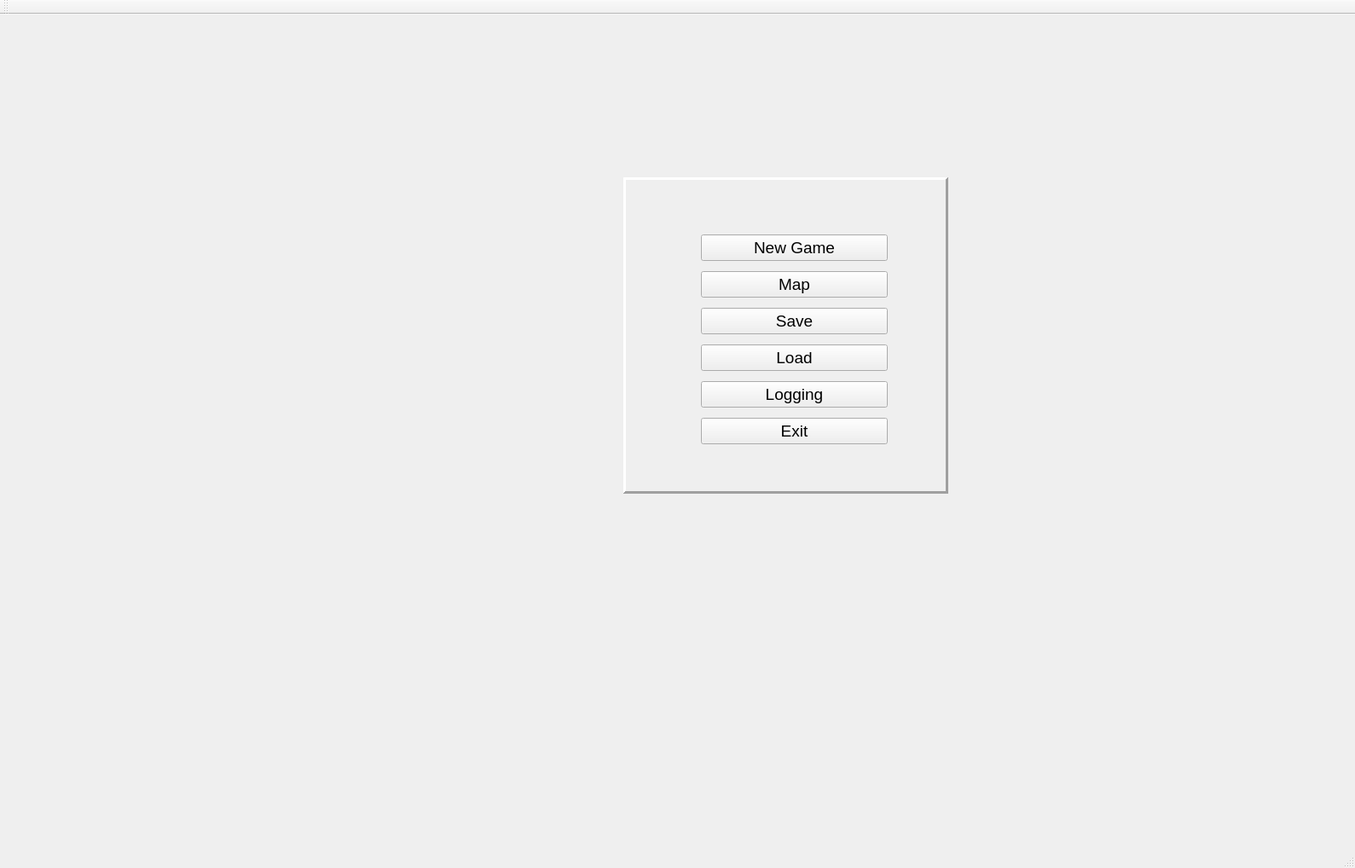
<?xml version="1.0" encoding="UTF-8"?>
<ui version="4.0">
 <class>MainWindow</class>
 <widget class="QMainWindow" name="MainWindow">
  <property name="geometry">
   <rect>
    <x>0</x>
    <y>0</y>
    <width>1589</width>
    <height>1018</height>
   </rect>
  </property>
  <property name="minimumSize">
   <size>
    <width>800</width>
    <height>600</height>
   </size>
  </property>
  <property name="windowTitle">
   <string>MainWindow</string>
  </property>
  <widget class="QWidget" name="centralWidget">
   <layout class="QHBoxLayout" name="horizontalLayout_2">
    <item>
     <widget class="QStackedWidget" name="stackedWidget">
      <property name="currentIndex">
       <number>0</number>
      </property>
      <widget class="QWidget" name="pageMenu">
       <widget class="QFrame" name="frameMenu">
        <property name="geometry">
         <rect>
          <x>720</x>
          <y>180</y>
          <width>381</width>
          <height>371</height>
         </rect>
        </property>
        <property name="frameShape">
         <enum>QFrame::Panel</enum>
        </property>
        <property name="frameShadow">
         <enum>QFrame::Raised</enum>
        </property>
        <property name="lineWidth">
         <number>3</number>
        </property>
        <widget class="QWidget" name="layoutWidget">
         <property name="geometry">
          <rect>
           <x>80</x>
           <y>50</y>
           <width>241</width>
           <height>281</height>
          </rect>
         </property>
         <layout class="QVBoxLayout" name="verticalLayout">
          <item>
           <widget class="QPushButton" name="buttonNewGame">
            <property name="font">
             <font>
              <pointsize>14</pointsize>
             </font>
            </property>
            <property name="text">
             <string>New Game</string>
            </property>
           </widget>
          </item>
          <item>
           <widget class="QPushButton" name="buttonMap">
            <property name="font">
             <font>
              <pointsize>14</pointsize>
             </font>
            </property>
            <property name="text">
             <string>Map</string>
            </property>
           </widget>
          </item>
          <item>
           <widget class="QPushButton" name="buttonSave">
            <property name="font">
             <font>
              <pointsize>14</pointsize>
             </font>
            </property>
            <property name="text">
             <string>Save</string>
            </property>
           </widget>
          </item>
          <item>
           <widget class="QPushButton" name="buttonLoad">
            <property name="font">
             <font>
              <pointsize>14</pointsize>
             </font>
            </property>
            <property name="text">
             <string>Load</string>
            </property>
           </widget>
          </item>
          <item>
           <widget class="QPushButton" name="buttonLogging">
            <property name="font">
             <font>
              <pointsize>14</pointsize>
             </font>
            </property>
            <property name="text">
             <string>Logging</string>
            </property>
           </widget>
          </item>
          <item>
           <widget class="QPushButton" name="buttonExit">
            <property name="font">
             <font>
              <pointsize>14</pointsize>
             </font>
            </property>
            <property name="text">
             <string>Exit</string>
            </property>
           </widget>
          </item>
         </layout>
        </widget>
       </widget>
      </widget>
      <widget class="QWidget" name="pageMap">
       <layout class="QHBoxLayout" name="horizontalLayout">
        <item>
         <widget class="ModifiedView" name="graphicsView">
          <property name="sizePolicy">
           <sizepolicy hsizetype="Expanding" vsizetype="Expanding">
            <horstretch>0</horstretch>
            <verstretch>0</verstretch>
           </sizepolicy>
          </property>
          <property name="mouseTracking">
           <bool>false</bool>
          </property>
          <property name="verticalScrollBarPolicy">
           <enum>Qt::ScrollBarAlwaysOff</enum>
          </property>
          <property name="horizontalScrollBarPolicy">
           <enum>Qt::ScrollBarAlwaysOff</enum>
          </property>
          <property name="sizeAdjustPolicy">
           <enum>QAbstractScrollArea::AdjustToContents</enum>
          </property>
          <property name="interactive">
           <bool>true</bool>
          </property>
          <property name="renderHints">
           <set>QPainter::Antialiasing|QPainter::HighQualityAntialiasing|QPainter::SmoothPixmapTransform|QPainter::TextAntialiasing</set>
          </property>
          <property name="dragMode">
           <enum>QGraphicsView::ScrollHandDrag</enum>
          </property>
          <property name="transformationAnchor">
           <enum>QGraphicsView::AnchorUnderMouse</enum>
          </property>
          <property name="resizeAnchor">
           <enum>QGraphicsView::AnchorUnderMouse</enum>
          </property>
          <property name="viewportUpdateMode">
           <enum>QGraphicsView::SmartViewportUpdate</enum>
          </property>
         </widget>
        </item>
       </layout>
      </widget>
     </widget>
    </item>
   </layout>
  </widget>
  <widget class="QMenuBar" name="menuBar">
   <property name="geometry">
    <rect>
     <x>0</x>
     <y>0</y>
     <width>1589</width>
     <height>26</height>
    </rect>
   </property>
  </widget>
  <widget class="QToolBar" name="mainToolBar">
   <attribute name="toolBarArea">
    <enum>TopToolBarArea</enum>
   </attribute>
   <attribute name="toolBarBreak">
    <bool>false</bool>
   </attribute>
  </widget>
  <widget class="QStatusBar" name="statusBar"/>
 </widget>
 <layoutdefault spacing="6" margin="11"/>
 <customwidgets>
  <customwidget>
   <class>ModifiedView</class>
   <extends>QGraphicsView</extends>
   <header>UI/ModifiedView.h</header>
  </customwidget>
 </customwidgets>
 <resources/>
 <connections/>
</ui>
